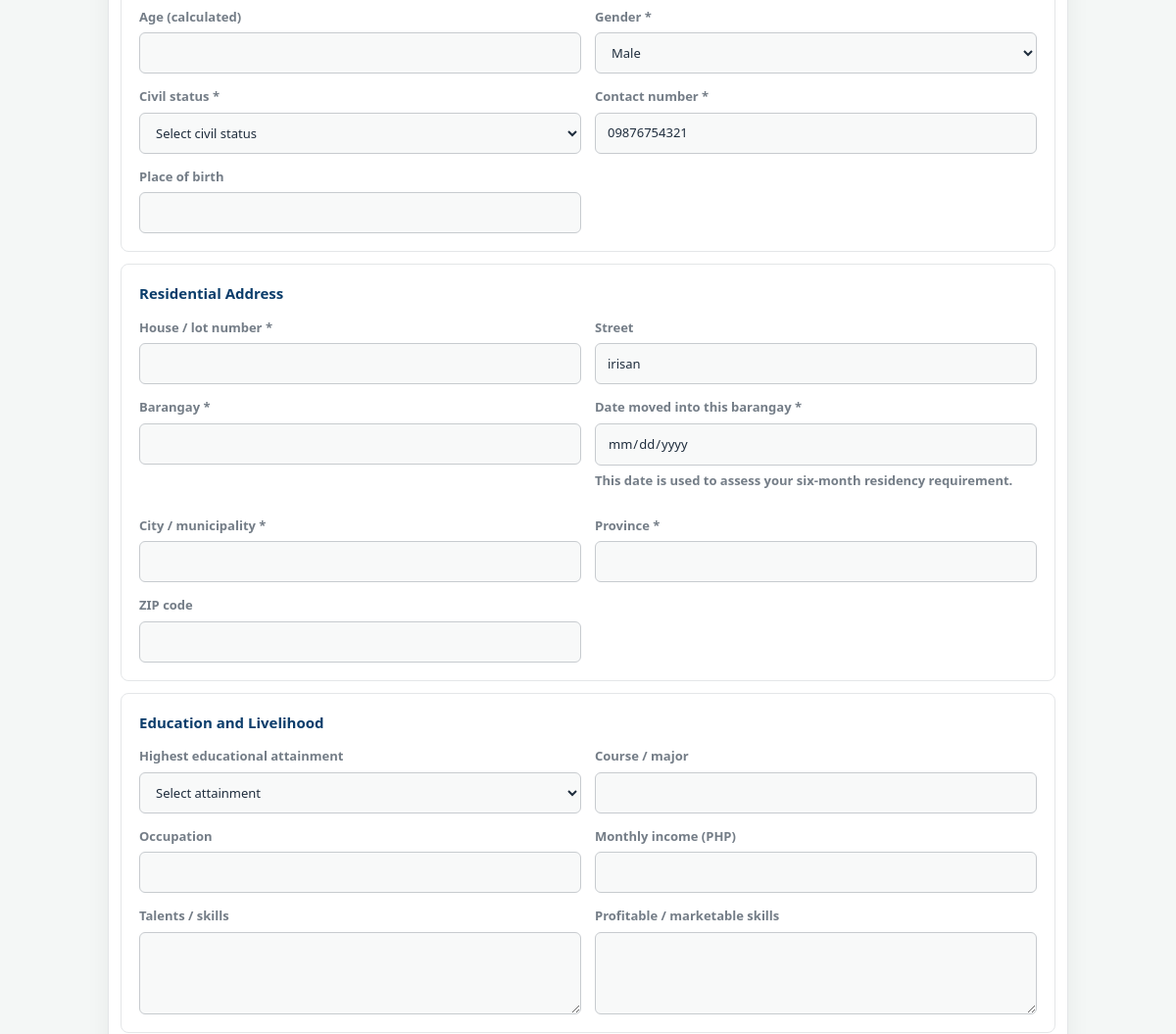
/application/index.php (signed in, middle part), run on an earlier commit of the app's database.
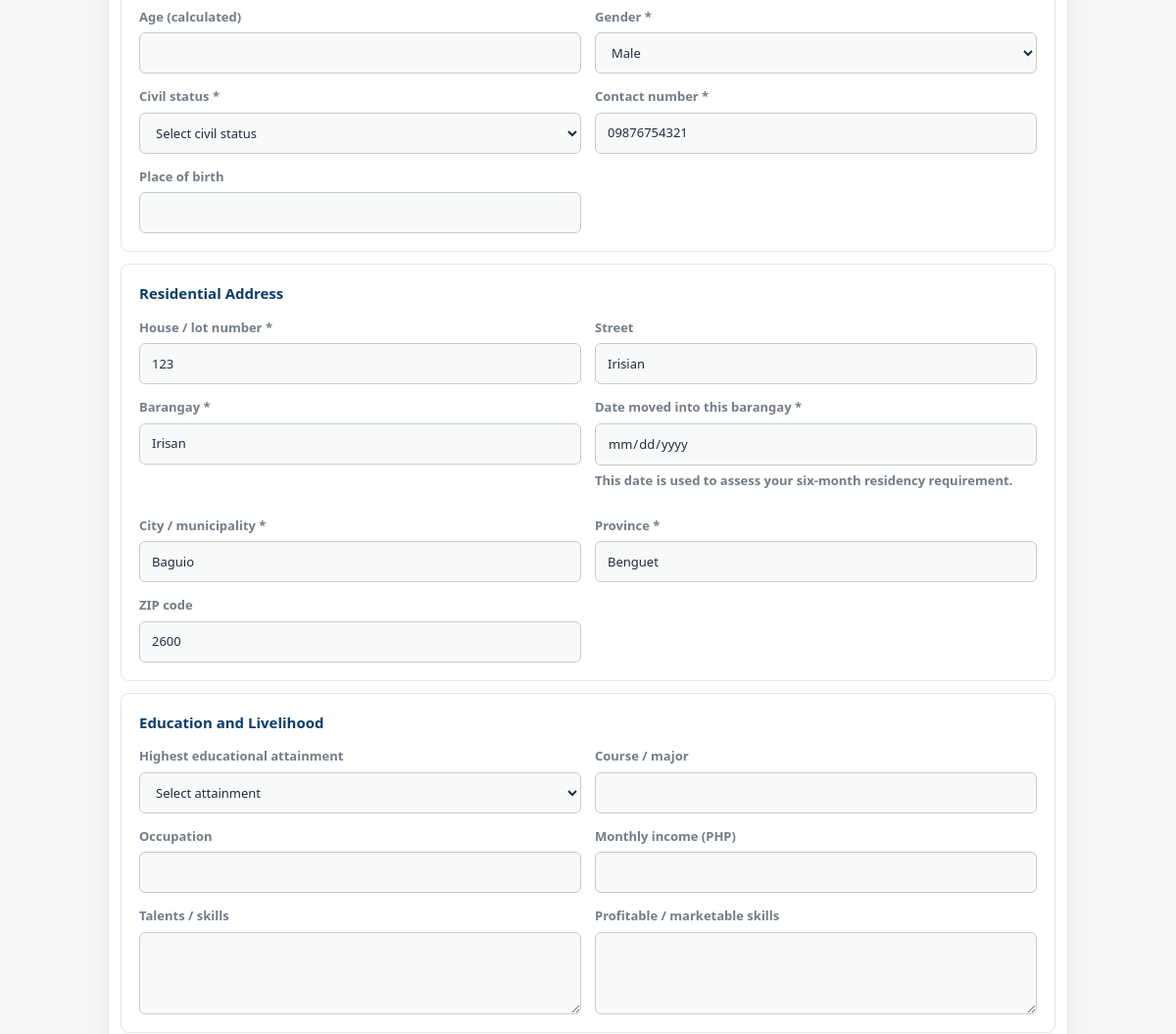
And on a later commit of the database.
### tables this page shows
CREATE TABLE `resident_information` (
  `resident_id` int(11) NOT NULL,
  `user_id` int(11) DEFAULT NULL,
  `firstname` varchar(50) NOT NULL,
  `middlename` varchar(50) DEFAULT NULL,
  `lastname` varchar(50) NOT NULL,
  `suffix` varchar(10) DEFAULT NULL,
  `nickname` varchar(50) DEFAULT NULL,
  `birthdate` date DEFAULT NULL,
  `move_in_date` date DEFAULT NULL,
  `age` tinyint(3) UNSIGNED DEFAULT NULL,
  `gender` enum('Male','Female','Other') DEFAULT NULL,
  `civilstatus` enum('Single','Married','Widowed','Annulled') DEFAULT NULL,
  `contact` varchar(20) DEFAULT NULL,
  `email` varchar(100) DEFAULT NULL,
  `housenumber` varchar(20) DEFAULT NULL,
  `street` varchar(60) DEFAULT NULL,
  `barangay` varchar(50) DEFAULT NULL,
  `city` varchar(50) DEFAULT NULL,
  `province` varchar(50) DEFAULT NULL,
  `zipcode` char(4) DEFAULT NULL,
  `address` varchar(300) DEFAULT NULL,
  `birthplace` varchar(60) DEFAULT NULL,
  `occupation` varchar(60) DEFAULT NULL,
  `monthly_income` decimal(10,2) DEFAULT NULL,
  `education` enum('Elementary','High School','Senior High School','College','Graduate','Vocational') DEFAULT NULL,
  `course` varchar(100) DEFAULT NULL,
  `talents` text DEFAULT NULL,
  `marketable_skills` text DEFAULT NULL,
  `health_condition` text DEFAULT NULL,
  `transport_mode` enum('Public transportation','Personal vehicle','Company service','Walking','Other') DEFAULT NULL,
  `transport_details` varchar(100) DEFAULT NULL,
  `soloparent` enum('Yes','No') DEFAULT NULL,
  `children` tinyint(3) UNSIGNED DEFAULT NULL,
  `member` enum('Yes','No') DEFAULT NULL,
  `program` varchar(100) DEFAULT NULL,
  `dependent` enum('Yes','No') DEFAULT NULL,
  `relationship` varchar(50) DEFAULT NULL,
  `benefits` varchar(100) DEFAULT NULL,
  `school` varchar(100) DEFAULT NULL,
  `yearlevel` varchar(30) DEFAULT NULL,
  `enrolled` varchar(20) DEFAULT NULL,
  `attained` varchar(30) DEFAULT NULL,
  `senior` varchar(150) DEFAULT NULL,
  `issues` text DEFAULT NULL
);

### classes/applicant.php (called while the page is built, shortened)
<?php
    class Applicant{
        private PDO $pdo;
        function __construct(PDO $pdo){
            $this -> pdo = $pdo;
        }
        public function fetch_profile_data($user_id){
            $fetch = "SELECT
                        ri.*,
                        u.email AS account_email
                      FROM resident_information ri
                      INNER JOIN user u ON ri.user_id = u.user_id
                      WHERE ri.user_id = ?";
            $prep = $this->pdo->prepare($fetch);
            $prep->execute([$user_id]);
            return $prep->fetch();
        }
    }
?>

### application/resident_profile_fields.php (the view, shortened to what the changed rows need)
<?php
$profileValues = isset($profileValues) && is_array($profileValues) ? $profileValues : [];
$profileValue = function ($field) use ($profileValues) {
    $value = $profileValues[$field] ?? '';
    return htmlspecialchars(is_scalar($value) ? (string)$value : '', ENT_QUOTES, 'UTF-8');
};
?>
<section class="application-form-section" aria-labelledby="personal-heading">
    <div class="application-fields-grid">
        <label>Age (calculated)
            <input class="form-control" type="number" id="resident-age" value="<?= $profileValue('age') ?>" readonly>
        </label>
        <label>Gender *
            <select class="form-control" name="gender" required>
                <?php foreach (['Male', 'Female', 'Other'] as $option): ?>
                    <option value="<?= $option ?>" <?= ($profileValues['gender'] ?? '') === $option ? 'selected' : '' ?>><?= $option ?></option>
                <?php endforeach; ?>
            </select>
        </label>
        <label>Contact number *
            <input class="form-control" type="tel" name="contact" maxlength="11" pattern="[0-9]{7,11}" placeholder="Digits only" value="<?= $profileValue('contact') ?>" required>
        </label>
    </div>
</section>
<section class="application-form-section" aria-labelledby="address-heading">
    <div class="application-fields-grid">
        <label>House / lot number *
            <input class="form-control" type="text" name="housenumber" maxlength="50" value="<?= $profileValue('housenumber') ?>" required>
        </label>
        <label>Street
            <input class="form-control" type="text" name="street" maxlength="100" value="<?= $profileValue('street') ?>">
        </label>
        <label>Barangay *
            <input class="form-control" type="text" name="barangay" maxlength="100" value="<?= $profileValue('barangay') ?>" required>
        </label>
        <label>City / municipality *
            <input class="form-control" type="text" name="city" maxlength="100" value="<?= $profileValue('city') ?>" required>
        </label>
        <label>Province *
            <input class="form-control" type="text" name="province" maxlength="100" value="<?= $profileValue('province') ?>" required>
        </label>
        <label>ZIP code
            <input class="form-control" type="text" name="zipcode" maxlength="20" value="<?= $profileValue('zipcode') ?>">
        </label>
    </div>
</section>

What changed in the data, as far as the page shows it:
changed resident_information "Male": housenumber (not shown) → "123"; street "irisan" → "Irisian"; barangay (not shown) → "Irisan"; city (not shown) → "Baguio"; province (not shown) → "Benguet"; zipcode (not shown) → "2600"
